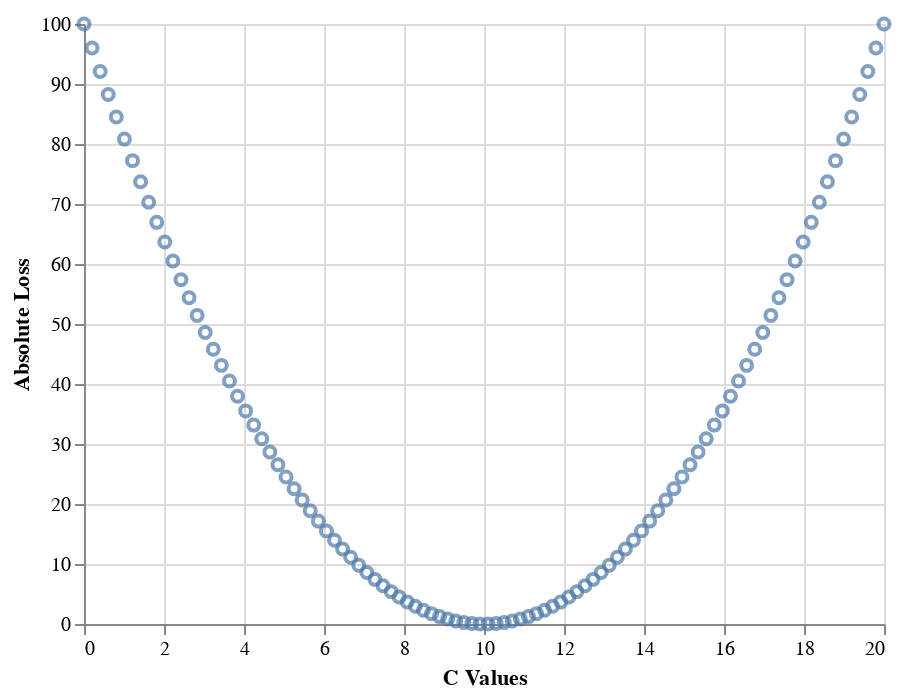

Notebook code for this chart:
### Markdown cell above
<!--
BEGIN QUESTION
name: q4b
manual: true
-->
<!-- EXPORT TO PDF -->

### Code cell
y_obs = 10
c_values = np.linspace(0, 20, 100) # some arbitrary values of c
x = np.arange(100)
data = pd.DataFrame({'a': c_values, 'b': squared_loss(c_values, y_obs)})
chart = alt.Chart(data)
chart.mark_point().encode(x = alt.X('a', axis=alt.Axis(title = 'C Values')), y = alt.X('b', axis=alt.Axis(title = 'Absolute Loss')))

### Figure 1 — Vega-Lite specification as saved in the notebook (floating-point values rounded to 4 significant figures)
{"config": {"view": {"continuousWidth": 400, "continuousHeight": 300}}, "data": {"name": "data-b0cfde9f2a3a02296db0675688cfccdc"}, "mark": "point", "encoding": {"x": {"type": "quantitative", "axis": {"title": "C Values"}, "field": "a"}, "y": {"type": "quantitative", "axis": {"title": "Absolute Loss"}, "field": "b"}}, "$schema": "https://vega.github.io/schema/vega-lite/v4.8.1.json", "datasets": {"data-b0cfde9f2a3a02296db0675688cfccdc": [{"a": 0.0, "b": 100.0}, {"a": 0.202, "b": 96.0}, {"a": 0.404, "b": 92.08}, {"a": 0.6061, "b": 88.25}, {"a": 0.8081, "b": 84.49}, {"a": 1.01, "b": 80.82}, {"a": 1.212, "b": 77.23}, {"a": 1.414, "b": 73.72}, {"a": 1.616, "b": 70.29}, {"a": 1.818, "b": 66.94}, {"a": 2.02, "b": 63.68}, {"a": 2.222, "b": 60.49}, {"a": 2.424, "b": 57.39}, {"a": 2.626, "b": 54.37}, {"a": 2.828, "b": 51.43}, {"a": 3.03, "b": 48.58}, {"a": 3.232, "b": 45.8}, {"a": 3.434, "b": 43.11}, {"a": 3.636, "b": 40.5}, {"a": 3.838, "b": 37.97}, {"a": 4.04, "b": 35.52}, {"a": 4.242, "b": 33.15}, {"a": 4.444, "b": 30.86}, {"a": 4.646, "b": 28.66}, {"a": 4.848, "b": 26.54}, {"a": 5.051, "b": 24.5}, {"a": 5.253, "b": 22.54}, {"a": 5.455, "b": 20.66}, {"a": 5.657, "b": 18.87}, {"a": 5.859, "b": 17.15}, {"a": 6.061, "b": 15.52}, {"a": 6.263, "b": 13.97}, {"a": 6.465, "b": 12.5}, {"a": 6.667, "b": 11.11}, {"a": 6.869, "b": 9.805}, {"a": 7.071, "b": 8.581}, {"a": 7.273, "b": 7.438}, {"a": 7.475, "b": 6.377}, {"a": 7.677, "b": 5.397}, {"a": 7.879, "b": 4.5}, {"a": 8.081, "b": 3.683}, {"a": 8.283, "b": 2.949}, {"a": 8.485, "b": 2.296}, {"a": 8.687, "b": 1.724}, {"a": 8.889, "b": 1.235}, {"a": 9.091, "b": 0.8264}, {"a": 9.293, "b": 0.4999}, {"a": 9.495, "b": 0.2551}, {"a": 9.697, "b": 0.09183}, {"a": 9.899, "b": 0.0102}, {"a": 10.1, "b": 0.0102}, {"a": 10.3, "b": 0.09183}, {"a": 10.51, "b": 0.2551}, {"a": 10.71, "b": 0.4999}, {"a": 10.91, "b": 0.8264}, {"a": 11.11, "b": 1.235}, {"a": 11.31, "b": 1.724}, {"a": 11.52, "b": 2.296}, {"a": 11.72, "b": 2.949}, {"a": 11.92, "b": 3.683}, {"a": 12.12, "b": 4.5}, {"a": 12.32, "b": 5.397}, {"a": 12.53, "b": 6.377}, {"a": 12.73, "b": 7.438}, {"a": 12.93, "b": 8.581}, {"a": 13.13, "b": 9.805}, {"a": 13.33, "b": 11.11}, {"a": 13.54, "b": 12.5}, {"a": 13.74, "b": 13.97}, {"a": 13.94, "b": 15.52}, {"a": 14.14, "b": 17.15}, {"a": 14.34, "b": 18.87}, {"a": 14.55, "b": 20.66}, {"a": 14.75, "b": 22.54}, {"a": 14.95, "b": 24.5}, {"a": 15.15, "b": 26.54}, {"a": 15.35, "b": 28.66}, {"a": 15.56, "b": 30.86}, {"a": 15.76, "b": 33.15}, {"a": 15.96, "b": 35.52}, {"a": 16.16, "b": 37.97}, {"a": 16.36, "b": 40.5}, {"a": 16.57, "b": 43.11}, {"a": 16.77, "b": 45.8}, {"a": 16.97, "b": 48.58}, {"a": 17.17, "b": 51.43}, {"a": 17.37, "b": 54.37}, {"a": 17.58, "b": 57.39}, {"a": 17.78, "b": 60.49}, {"a": 17.98, "b": 63.68}, {"a": 18.18, "b": 66.94}, {"a": 18.38, "b": 70.29}, {"a": 18.59, "b": 73.72}, {"a": 18.79, "b": 77.23}, {"a": 18.99, "b": 80.82}, {"a": 19.19, "b": 84.49}, {"a": 19.39, "b": 88.25}, {"a": 19.6, "b": 92.08}, {"a": 19.8, "b": 96.0}, {"a": 20.0, "b": 100.0}]}}
